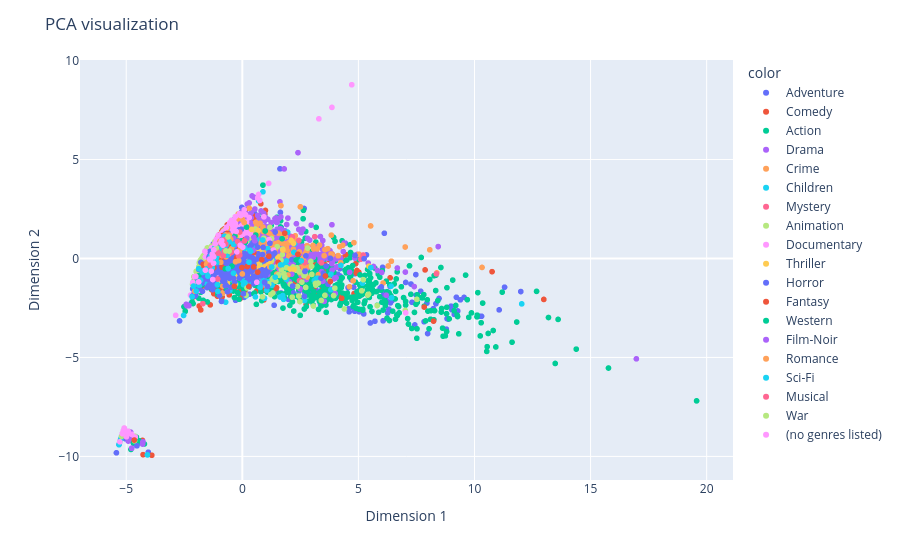

Source (notebook cell):
### Markdown cell above
PCA

### Code cell
pca = PCA(n_components = 2)
scaler = StandardScaler()
y = df_tsne['Class']
X_pca = pca.fit_transform(X_combined)

df_pca = pd.DataFrame(X_pca, columns=['PC1', 'PC2'])
df_pca.to_csv('../data/df_pca.csv')


fig_pca = px.scatter(x = X_pca[:,0], y =X_pca[:,1], color = y)
fig_pca.update_layout(
    title="PCA visualization",
    xaxis_title="Dimension 1",
    yaxis_title="Dimension 2",
)
fig_pca.write_image('pca.png')
fig_pca.show()
pca_var = pca.explained_variance_ratio_
cumulative_variance = np.cumsum(pca_var)
print(f"Variance totale expliquée : {cumulative_variance[-1] * 100:.2f}%")

### Figure 1 — Plotly figure (JSON) as saved in the notebook; plotly's stock layout.template omitted (floating-point values rounded to 4 significant figures; data arrays with more than 128 entries replaced by an {"elided": "..."} marker saying what was removed)
{"data": [{"hovertemplate": "color=Adventure<br>x=%{x}<br>y=%{y}<extra></extra>", "legendgroup": "Adventure", "marker": {"color": "#636efa", "symbol": "circle"}, "mode": "markers", "name": "Adventure", "showlegend": true, "type": "scattergl", "x": {"elided": "653 float values"}, "xaxis": "x", "y": {"elided": "653 float values"}, "yaxis": "y"}, {"hovertemplate": "color=Comedy<br>x=%{x}<br>y=%{y}<extra></extra>", "legendgroup": "Comedy", "marker": {"color": "#EF553B", "symbol": "circle"}, "mode": "markers", "name": "Comedy", "showlegend": true, "type": "scattergl", "x": {"elided": "2779 float values"}, "xaxis": "x", "y": {"elided": "2779 float values"}, "yaxis": "y"}, {"hovertemplate": "color=Action<br>x=%{x}<br>y=%{y}<extra></extra>", "legendgroup": "Action", "marker": {"color": "#00cc96", "symbol": "circle"}, "mode": "markers", "name": "Action", "showlegend": true, "type": "scattergl", "x": {"elided": "1828 float values"}, "xaxis": "x", "y": {"elided": "1828 float values"}, "yaxis": "y"}, {"hovertemplate": "color=Drama<br>x=%{x}<br>y=%{y}<extra></extra>", "legendgroup": "Drama", "marker": {"color": "#ab63fa", "symbol": "circle"}, "mode": "markers", "name": "Drama", "showlegend": true, "type": "scattergl", "x": {"elided": "2226 float values"}, "xaxis": "x", "y": {"elided": "2226 float values"}, "yaxis": "y"}, {"hovertemplate": "color=Crime<br>x=%{x}<br>y=%{y}<extra></extra>", "legendgroup": "Crime", "marker": {"color": "#FFA15A", "symbol": "circle"}, "mode": "markers", "name": "Crime", "showlegend": true, "type": "scattergl", "x": {"elided": "537 float values"}, "xaxis": "x", "y": {"elided": "537 float values"}, "yaxis": "y"}, {"hovertemplate": "color=Children<br>x=%{x}<br>y=%{y}<extra></extra>", "legendgroup": "Children", "marker": {"color": "#19d3f3", "symbol": "circle"}, "mode": "markers", "name": "Children", "showlegend": true, "type": "scattergl", "x": {"elided": "197 float values"}, "xaxis": "x", "y": {"elided": "197 float values"}, "yaxis": "y"}, {"hovertemplate": "color=Mystery<br>x=%{x}<br>y=%{y}<extra></extra>", "legendgroup": "Mystery", "marker": {"color": "#FF6692", "symbol": "circle"}, "mode": "markers", "name": "Mystery", "showlegend": true, "type": "scattergl", "x": [5.096, 8.359, -0.8528, -0.1703, -0.7953, -1.226, 2.435, -0.05813, 0.7119, -0.8121, -0.3282, -0.7489, -0.2752, -0.01877, 0.002434, -0.6619, -0.1925, 5.207, -1.01, -1.53, -0.8174, -0.7212, -0.7263, 2.688, -0.3626, -0.1031, -1.492, 0.05556, -0.8566, 0.9764, -0.6472, -0.5552, -1.093, -1.514, 2.159, -0.8089, 3.411, -0.2835, -0.3386, 2.407, -0.4593, 0.3597, -1.149, -1.633, -5.144, -1.419, 0.1903, 2.463], "xaxis": "x", "y": [-0.04252, -0.7789, 0.1063, 0.201, -0.03035, 0.2594, 0.909, 0.9001, -0.02356, 0.783, 0.6696, -0.3498, 0.5676, 0.2169, -0.106, 0.04556, 0.1725, 0.174, 0.4471, -0.6791, 0.7966, 0.05694, 0.06797, -0.2127, 0.835, 0.8662, -0.5335, 0.9898, 0.05442, -0.3813, 0.5085, -0.2891, -0.3393, -0.1273, 1.093, 0.9911, -0.2203, 0.3477, 0.6138, -0.4908, -0.02692, 0.1919, -1.2, -0.9294, -8.852, -0.3655, 1.343, -1.116], "yaxis": "y"}, {"hovertemplate": "color=Animation<br>x=%{x}<br>y=%{y}<extra></extra>", "legendgroup": "Animation", "marker": {"color": "#B6E880", "symbol": "circle"}, "mode": "markers", "name": "Animation", "showlegend": true, "type": "scattergl", "x": {"elided": "298 float values"}, "xaxis": "x", "y": {"elided": "298 float values"}, "yaxis": "y"}, {"hovertemplate": "color=Documentary<br>x=%{x}<br>y=%{y}<extra></extra>", "legendgroup": "Documentary", "marker": {"color": "#FF97FF", "symbol": "circle"}, "mode": "markers", "name": "Documentary", "showlegend": true, "type": "scattergl", "x": {"elided": "386 float values"}, "xaxis": "x", "y": {"elided": "386 float values"}, "yaxis": "y"}, {"hovertemplate": "color=Thriller<br>x=%{x}<br>y=%{y}<extra></extra>", "legendgroup": "Thriller", "marker": {"color": "#FECB52", "symbol": "circle"}, "mode": "markers", "name": "Thriller", "showlegend": true, "type": "scattergl", "x": [-0.2544, 0.03292, -0.7095, -0.287, -0.6047, 5.451, -0.06265, 0.4473, -0.1432, -0.6408, 2.204, 1.75, -0.259, -0.3419, 1.008, 0.218, -0.1974, -0.8765, -0.5988, -0.8831, -1.06, -1.345, -1.471, 0.7338, -1.352, -0.8852, 2.057, -0.4251, -0.6194, -0.1863, -0.2175, -0.8381, -0.08465, -0.7373, -0.5207, -0.5206, -0.5896, -0.1122, -1.162, -1.037, -0.801, 0.8249, -0.3756, 0.6548, -0.2415, 2.228, 0.4283, -0.313, -1.064, -0.3207, -0.8083, -0.3331, -0.02564, -0.7392, -1.201, 1.184, 0.6426, -1.341, 0.6864, -1.733, -0.7773, -0.2486, -1.298, -0.5848, -0.6112, -0.7411, -1.291, -1.127, -1.206, -0.4367, 2.105, -1.54, -1.246, 1.523, 0.4843, -1.628, 1.106, -0.2376, 1.15, -1.277, 0.4063, -1.247, -1.692, 0.6851], "xaxis": "x", "y": [-0.7575, 0.522, -0.5974, 0.4336, 0.1654, -0.389, -0.01902, -0.8368, 0.08756, -1.25, 0.7663, 0.4267, 0.04737, -0.7965, -0.3872, 0.4916, 0.8296, 0.3993, 0.8955, 0.8446, 0.08893, -0.07262, -0.2278, 0.3976, 0.00118, 0.8624, -0.5331, 0.7381, 0.539, 0.1131, 0.92, -1.101, -0.3277, 1.189, -1.001, -0.2057, -0.197, 0.1708, 0.3683, 0.0207, 0.5468, -0.4914, -0.1814, -0.4768, -0.9442, -0.5467, -0.04156, -1.302, 0.2245, 0.7342, 0.3741, 0.2199, -0.876, 0.319, -0.2206, -0.1086, -0.3424, -0.172, 1.413, -0.9448, 0.7417, 0.9769, 0.01114, 0.7272, 0.6327, -0.0926, -0.08924, -0.2013, -0.2972, 0.4211, 0.9129, -0.6172, -0.1615, 0.07734, -0.4413, -0.8618, -0.1828, 1.123, 0.1266, -0.1598, 1.466, 0.08015, -0.8956, -0.08786], "yaxis": "y"}, {"hovertemplate": "color=Horror<br>x=%{x}<br>y=%{y}<extra></extra>", "legendgroup": "Horror", "marker": {"color": "#636efa", "symbol": "circle"}, "mode": "markers", "name": "Horror", "showlegend": true, "type": "scattergl", "x": {"elided": "468 float values"}, "xaxis": "x", "y": {"elided": "468 float values"}, "yaxis": "y"}, {"hovertemplate": "color=Fantasy<br>x=%{x}<br>y=%{y}<extra></extra>", "legendgroup": "Fantasy", "marker": {"color": "#EF553B", "symbol": "circle"}, "mode": "markers", "name": "Fantasy", "showlegend": true, "type": "scattergl", "x": [-0.1706, -0.8736, 1.826, 2.396, -0.2612, 3.581, 1.142, 0.4958, -1.027, -0.9445, -0.01611, -1.172, -0.1175, -1.11, -4.653, -0.933, -0.4836, -1.138, 0.1104, -0.2371, -0.6352, -1.004, -1.149, -0.6433, -0.8535, 1.544, -1.224, -1.684, -0.3391, -1.647, 0.2767, 4.281, -1.097, 0.4894, -0.4468, 0.8354, 0.2146, 7.832, -0.7299, 3.792, 8.236, 0.6608], "xaxis": "x", "y": [0.1836, -0.4373, 1.276, 0.2132, -0.05955, -0.8853, 0.113, 0.3102, -0.1622, 0.6016, -0.4599, -0.03656, 0.535, 0.4848, -9.174, 0.03197, 0.557, -0.189, 0.9542, 0.05146, 0.9573, 0.6121, 0.1649, 1.266, 1.159, -0.2008, -0.4635, -0.2975, -1.409, -0.4458, -1.412, -2.011, 0.2235, -0.428, 0.6597, -0.06316, -0.4058, -2.453, 0.07144, -1.163, -3.165, -0.6927], "yaxis": "y"}, {"hovertemplate": "color=Western<br>x=%{x}<br>y=%{y}<extra></extra>", "legendgroup": "Western", "marker": {"color": "#00cc96", "symbol": "circle"}, "mode": "markers", "name": "Western", "showlegend": true, "type": "scattergl", "x": [-0.4438, 1.713, -0.7377, 0.1263, -1.025, -0.03654, 0.9828, 0.02781, -0.6938, 0.18, -0.5276, -0.7356, -0.8927, -1.07, -0.751, -0.8766, 0.5788, -0.316, -0.4396, -1.883, 2.318, 3.994, -0.6854], "xaxis": "x", "y": [-0.3826, 0.9971, -0.5227, 0.813, 0.4373, 0.889, 1.388, 0.8765, 0.7717, 1.586, 1.001, 0.7428, 0.5891, 0.5363, 1.07, 0.9255, 1.183, 1.132, 0.5154, -0.8807, -0.07728, 0.8712, 0.7993], "yaxis": "y"}, {"hovertemplate": "color=Film-Noir<br>x=%{x}<br>y=%{y}<extra></extra>", "legendgroup": "Film-Noir", "marker": {"color": "#ab63fa", "symbol": "circle"}, "mode": "markers", "name": "Film-Noir", "showlegend": true, "type": "scattergl", "x": [-1.144, 0.5386, 0.1942, 0.4949, -0.3692, -0.3141, 0.4623, -0.05719, -1.064, -0.9919, -1.073, -0.8715], "xaxis": "x", "y": [0.3673, 0.8933, 1.02, 1.068, 1.015, 0.6722, 0.4091, 0.7363, 0.4135, 0.7973, 0.321, 1.086], "yaxis": "y"}, {"hovertemplate": "color=Romance<br>x=%{x}<br>y=%{y}<extra></extra>", "legendgroup": "Romance", "marker": {"color": "#FFA15A", "symbol": "circle"}, "mode": "markers", "name": "Romance", "showlegend": true, "type": "scattergl", "x": [-0.9241, -1.356, -1.518, -0.9634, -0.9419, -0.5671, -1.541, -0.7513, -1.344, -0.1565, 3.227, 1.181, -0.7178, -0.6997, 0.08135, -0.1252, -0.5759, -0.9274, 0.002234, -0.5661, -0.454, -0.8707, -0.8658, -0.9539, -0.6403, -0.8629, -0.292, -0.8961, -0.9651, -0.4996, -0.9562, -0.08822, 1.598, -2.046, -0.846, -0.8128, -1.514, -1.251], "xaxis": "x", "y": [0.7278, -0.0876, -0.1987, 0.2421, 0.5534, 1.18, -0.301, 0.948, -0.2972, -0.1043, 0.4824, -0.4191, 1.188, 0.09046, 1.813, 0.3124, 0.2278, -0.1937, -0.7833, 0.9457, 0.4982, 0.1422, 0.7715, 0.8705, 1.533, 0.7917, -0.1647, 0.329, 0.5738, 0.9687, 0.7277, 0.4777, -0.3646, -1.656, 0.3112, 0.5421, -0.4969, -0.00314], "yaxis": "y"}, {"hovertemplate": "color=Sci-Fi<br>x=%{x}<br>y=%{y}<extra></extra>", "legendgroup": "Sci-Fi", "marker": {"color": "#19d3f3", "symbol": "circle"}, "mode": "markers", "name": "Sci-Fi", "showlegend": true, "type": "scattergl", "x": [0.1155, 1.266, 0.3591, -0.3798, -1.303, -1.506, -1.515, 1.414, -1.157, -0.6082, -1.262, -1.144, -1.369, -0.9975, -0.7626, -1.194, -0.5673, -1.1, -2.163, -2.102, -1.901, -0.8084, -1.483, -1.467, -0.6592, -1.109, -1.113, -1.576, -4.087, -1.053, -0.7901, -1.215, -1.25, -0.3744, 0.2881, -0.9317, -1.073, 2.54, 1.648, -1.67, -1.054, 12.03, 6.427, -0.7781, -0.7501, -1.8, -1.717, -1.985, 0.3292, -1.86, -0.768, -0.6846, -1.234, -1.271, -0.9568, 4.246, -1.295, -1.123, 0.8763, 5.538, -1.875, 0.11], "xaxis": "x", "y": [-1.231, -0.4314, 0.3589, -0.7398, 0.00382, -0.6174, -0.5155, -0.9427, 0.4345, -0.5092, -0.1892, 0.5689, 0.1059, 0.5929, 0.3723, 0.5301, 0.8401, -0.2021, -1.93, -1.396, -1.186, 0.3215, -0.8919, -0.6274, 0.1614, 0.1221, 0.03581, -0.6726, -9.926, 0.6331, 0.6314, 0.3555, 0.4066, 0.7143, -0.1875, 0.4677, -1.321, -0.1227, -0.3233, -0.6119, -1.664, -2.294, -1.99, 0.527, 0.1902, -1.097, -0.7044, -1.648, 0.414, -1.361, 1.12, 0.6949, -0.1757, 0.08669, 0.5043, -0.3504, -0.4743, 0.05437, 0.9324, -0.463, -0.5144, 0.5187], "yaxis": "y"}, {"hovertemplate": "color=Musical<br>x=%{x}<br>y=%{y}<extra></extra>", "legendgroup": "Musical", "marker": {"color": "#FF6692", "symbol": "circle"}, "mode": "markers", "name": "Musical", "showlegend": true, "type": "scattergl", "x": [-0.1335, -0.2021, -0.1635, -1.094, 3.12, -1.388, -0.1079, 0.09523, -1.176, -0.8132, -0.7717, -1.017, -0.9285, -1.228, -1.062, -0.817, -1.701, -0.7775, -0.1104, -0.9289, -0.7164, -0.4667, -5.161], "xaxis": "x", "y": [0.731, 0.8507, 0.1461, 0.3931, 1.1, -0.3519, 0.1706, 0.8849, 0.4387, 0.1464, 0.3777, 0.2633, 0.777, 0.1381, -1.038, 0.9258, -2.282, 0.937, 1.335, 0.7592, 0.7293, 0.304, -8.849], "yaxis": "y"}, {"hovertemplate": "color=War<br>x=%{x}<br>y=%{y}<extra></extra>", "legendgroup": "War", "marker": {"color": "#B6E880", "symbol": "circle"}, "mode": "markers", "name": "War", "showlegend": true, "type": "scattergl", "x": [-0.7075, -0.5669, -0.6164, -1.122], "xaxis": "x", "y": [0.3793, 0.3734, 1.089, 0.53], "yaxis": "y"}, {"hovertemplate": "color=(no genres listed)<br>x=%{x}<br>y=%{y}<extra></extra>", "legendgroup": "(no genres listed)", "marker": {"color": "#FF97FF", "symbol": "circle"}, "mode": "markers", "name": "(no genres listed)", "showlegend": true, "type": "scattergl", "x": [-2.0, 0.6211, 7.037, -1.274, -1.591, -1.3, -1.338, -0.235, -0.08958, -0.8333, -5.086, -2.052, 0.01887, -1.252, -0.2648, -1.172, -1.409, -1.235, -0.9208, -1.226, -5.161, -1.034, -4.767, -1.881, -5.086, -0.8912, -5.161, 4.714, -5.123, -5.273, -1.61, -0.6828, -1.391, -1.24], "xaxis": "x", "y": [-0.9084, -1.2, -2.745, -1.065, -0.5925, 0.2119, -0.6427, 0.3334, 0.6641, 0.6706, -8.572, -0.9256, 0.5711, 0.1166, 1.366, 0.7435, -0.03042, 0.07877, 0.807, 0.4335, -8.849, 1.177, -8.882, -1.184, -8.572, 0.9073, -8.849, 8.776, -8.71, -9.264, 0.3564, 1.568, -0.06973, -0.2372], "yaxis": "y"}], "layout": {"legend": {"title": {"text": "color"}, "tracegroupgap": 0}, "margin": {"t": 60}, "title": {"text": "PCA visualization"}, "xaxis": {"anchor": "y", "domain": [0, 1], "title": {"text": "Dimension 1"}}, "yaxis": {"anchor": "x", "domain": [0, 1], "title": {"text": "Dimension 2"}}}}
